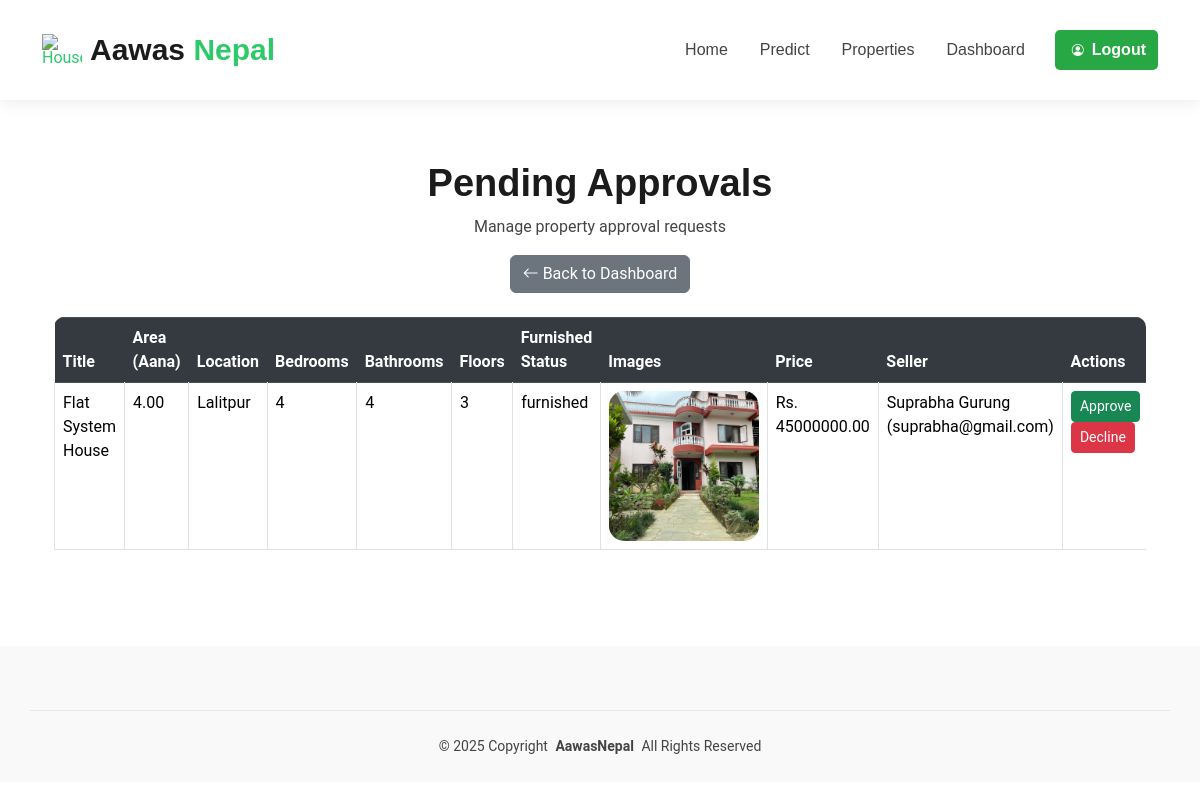
/dashboard/pending-approvals/ (signed in), run on the app's committed database.
### house/models.py (models this page shows, shortened)
class Property(models.Model):
    seller = models.ForeignKey(User, on_delete=models.CASCADE, related_name="properties_for_sale")
    CITY_CHOICES = [
        ('ktm', 'Kathmandu'),
        ('bkt', 'Bhaktapur'),
        ('lat', 'Lalitpur'),
    ]
    FURNISHING_STATUS_CHOICES = [
        ('furnished', 'Furnished'),
        ('semi_furnished', 'Semi-furnished'),
        ('unfurnished', 'Unfurnished'),
    ]
    SALE_STATUS_CHOICES = [
        ('available', 'Available'),
        ('sold', 'Sold'),
    ]
    title = models.CharField(max_length=200)
    city = models.CharField(max_length=100, choices=CITY_CHOICES)
    area = models.DecimalField(max_digits=10, decimal_places=2)
    bedrooms = models.IntegerField()
    bathrooms = models.IntegerField()
    stories = models.IntegerField()
    mainroad = models.BooleanField(default=False)
    guestroom = models.BooleanField(default=False)
    basement = models.BooleanField(default=False)
    hotwaterheating = models.BooleanField(default=False)
    airconditioning = models.BooleanField(default=False)
    parking = models.IntegerField(default=0)
    furnishingstatus = models.CharField(max_length=20, choices=FURNISHING_STATUS_CHOICES, default='unfurnished')
    price = models.DecimalField(max_digits=20, decimal_places=2)
    property_image = models.ImageField(upload_to='property_images/')
    is_approved = models.BooleanField(default=False)
    decline_reason = models.TextField(null=True, blank=True)
    sale_status = models.CharField(
        max_length=20,
        choices=SALE_STATUS_CHOICES,
        default='available'
    )
    created_at = models.DateTimeField(auto_now_add=True)

class PropertyImage(models.Model):
    property = models.ForeignKey(Property, related_name="images", on_delete=models.CASCADE)
    image = models.ImageField(upload_to='property_images/')

class User(AbstractUser):
    email = models.EmailField(unique=True)
    phone = models.CharField(max_length=15, null=True, blank=True)
    location = models.CharField(max_length=255, null=True, blank=True)
    username = models.CharField(max_length=150, unique=True, null=True, blank=True)
    USERNAME_FIELD = 'email'
    REQUIRED_FIELDS = []
    objects = CustomUserManager()
    groups = models.ManyToManyField(
        'auth.Group',
        related_name='house_user_set',
        blank=True
    )
    user_permissions = models.ManyToManyField(
        'auth.Permission',
        related_name='house_user_permissions',
        blank=True
    )
    class Meta:
        verbose_name = 'User'
        verbose_name_plural = 'Users'

### house/views.py (the view)
# urls.py: path('dashboard/pending-approvals/', pending_approvals, name='pending_approvals'),
@user_passes_test(lambda u: u.is_superuser)
def pending_approvals(request):
    properties = Property.objects.filter(is_approved=False, decline_reason__isnull=True)
    return render(request, 'pending_approvals.html', {'properties': properties})

### house/templates/pending_approvals.html (shortened to what this page needs)
{% extends 'index.html' %} {% load static %}
{%block content %}
<main class="main">
  <div class="page-title">
    <div class="heading">
      <div class="container">
        <div class="row d-flex justify-content-center text-center">
          <div class="col-lg-8">
            <h1>Pending Approvals</h1>
            <p class="mb-0">Manage property approval requests</p>
          </div>
        </div>
        <div class="row mt-3">
          <div class="col-12 text-center">
            <a href="{% url 'admin_dashboard' %}" class="btn btn-secondary">
              <i class="bi bi-arrow-left"></i> Back to Dashboard
            </a>
          </div>
        </div>
        <div class="container mt-4">
          {% if properties %}
          <div class="table-responsive">
            <table class="table table-bordered table-hover">
              <thead class="table-dark">
                <tr>
                  <th>Title</th>
                  <th>Area (Aana)</th>
                  <th>Location</th>
                  <th>Bedrooms</th>
                  <th>Bathrooms</th>
                  <th>Floors</th>
                  <th>Furnished Status</th>
                  <th>Images</th>
                  <th>Price</th>
                  <th>Seller</th>
                  <th>Actions</th>
                </tr>
              </thead>
              <tbody>
                {% for property in properties %}
                <tr>
                  <td>{{ property.title }}</td>
                  <td>{{ property.area }}</td>
                  <td>{{ property.city }}</td>
                  <td>{{ property.bedrooms }}</td>
                  <td>{{ property.bathrooms }}</td>
                  <td>{{ property.stories }}</td>
                  <td>{{ property.furnishingstatus }}</td>
                  <td>
                    {% if property.images.all %}
                    <a href="{{ property.images.first.image.url }}" target="_blank">
                      <img style="width: 150px; height: 150px; object-fit: cover; border-radius: 15px;"
                        src="{{ property.images.first.image.url }}" alt="Property Image" />
                    </a>
                    {% else %} No Image {% endif %}
                  </td>
                  <td>Rs. {{ property.price }}</td>
                  <td>{{ property.seller.first_name }} ({{ property.seller.email }})</td>
                  <td>
                    <a href="{% url 'approve_property' property.id %}" class="btn btn-success btn-sm">
                      Approve
                    </a>
                    <button class="btn btn-danger btn-sm" data-bs-toggle="modal" data-bs-target="#declineModal"
                      data-property-id="{{ property.id }}" data-property-title="{{ property.title }}">
                      Decline
                    </button>
                  </td>
                </tr>
                {% endfor %}
              </tbody>
            </table>
          </div>
          {% else %}
          <div class="alert alert-info">
            <p class="mb-0">No pending properties for approval.</p>
          </div>
          {% endif %}
        </div>
      </div>
    </div>
  </div>
</main>
{% endblock %}

### static/assets/css/main.css (style rules this page uses)
:root { --default-font: "Roboto", system-ui, -apple-system, "Segoe UI", Roboto, "Helvetica Neue", Arial, "Noto Sans", "Liberation Sans", sans-serif, "Apple Color Emoji", "Segoe UI Emoji", "Segoe UI Symbol", "Noto Color Emoji"; --heading-font: "Raleway", sans-serif; --nav-font: "Poppins", sans-serif; }
:root { --background-color: #ffffff; --default-color: #444444; --heading-color: #1b1b1b; --accent-color: #2eca6a; --surface-color: #ffffff; --contrast-color: #ffffff; }
:root { --nav-color: #444444; --nav-hover-color: #000000; --nav-mobile-background-color: #ffffff; --nav-dropdown-background-color: #ffffff; --nav-dropdown-color: #444444; --nav-dropdown-hover-color: #2eca6a; }
:root { scroll-behavior: smooth; }
body { color: var(--default-color); background-color: var(--background-color); font-family: var(--default-font); }
a { color: var(--accent-color); text-decoration: none; transition: 0.3s; }
h1, h2, h3, h4, h5, h6 { color: var(--heading-color); font-family: var(--heading-font); }
.page-title { color: var(--default-color); background-color: var(--background-color); position: relative; }
.page-title .heading { padding: 160px 0 80px 0; border-top: 1px solid color-mix(in srgb, var(--default-color), transparent 90%); }
.page-title .heading h1 { font-size: 38px; font-weight: 700; }

### house/templates/pending_approvals.html (style rules this page uses)
.table-responsive { border-radius: 10px; overflow: hidden; }
.table thead th { background-color: #343a40; color: white; border: none; }

### data on the page
Property: title "Flat System House", area "4.00", city "Lalitpur", bedrooms "4", bathrooms "4", stories "3", furnishingstatus "furnished", images.first.image (picture), price "45000000.00", seller.first_name "Suprabha Gurung", seller.email "suprabha@gmail.com"
